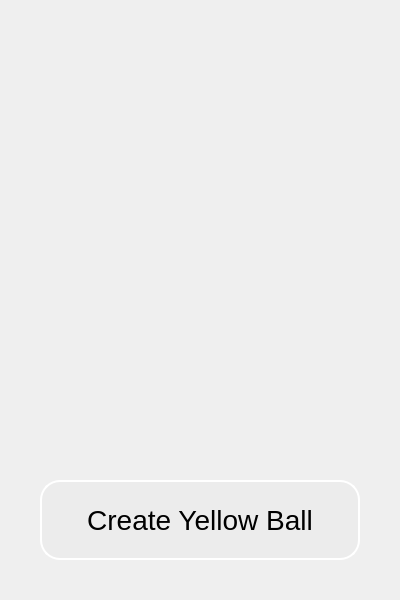
<?xml version="1.0" encoding="UTF-8"?>
<ui version="4.0">
 <class>window_for_balls</class>
 <widget class="QMainWindow" name="window_for_balls">
  <property name="geometry">
   <rect>
    <x>0</x>
    <y>0</y>
    <width>400</width>
    <height>600</height>
   </rect>
  </property>
  <property name="font">
   <font>
    <weight>75</weight>
    <bold>true</bold>
   </font>
  </property>
  <property name="windowTitle">
   <string>Balls?</string>
  </property>
  <widget class="QWidget" name="centralwidget">
   <widget class="QPushButton" name="pushButton">
    <property name="geometry">
     <rect>
      <x>40</x>
      <y>480</y>
      <width>320</width>
      <height>80</height>
     </rect>
    </property>
    <property name="font">
     <font>
      <pointsize>21</pointsize>
      <weight>50</weight>
      <italic>false</italic>
      <bold>false</bold>
      <underline>false</underline>
      <strikeout>false</strikeout>
     </font>
    </property>
    <property name="styleSheet">
     <string notr="true">QPushButton{
	border-radius: 20px;
    border: 2px solid rgba(255, 255, 255, 255);
    background-color: rgba(231, 231, 231, 80);
}

QPushButton:hover{
    border-radius: 35px;
    border: 2px solid rgba(255, 255, 110, 255);
    background-color: rgba(255, 255, 168, 100);
}

QPushButton:pressed {
	border-radius: 55px;
    border: 2px solid rgba(255, 255, 90, 255);
    background-color: rgba(255, 255, 140, 120);
}</string>
    </property>
    <property name="text">
     <string>Create Yellow Ball</string>
    </property>
   </widget>
  </widget>
 </widget>
 <resources/>
 <connections/>
</ui>
